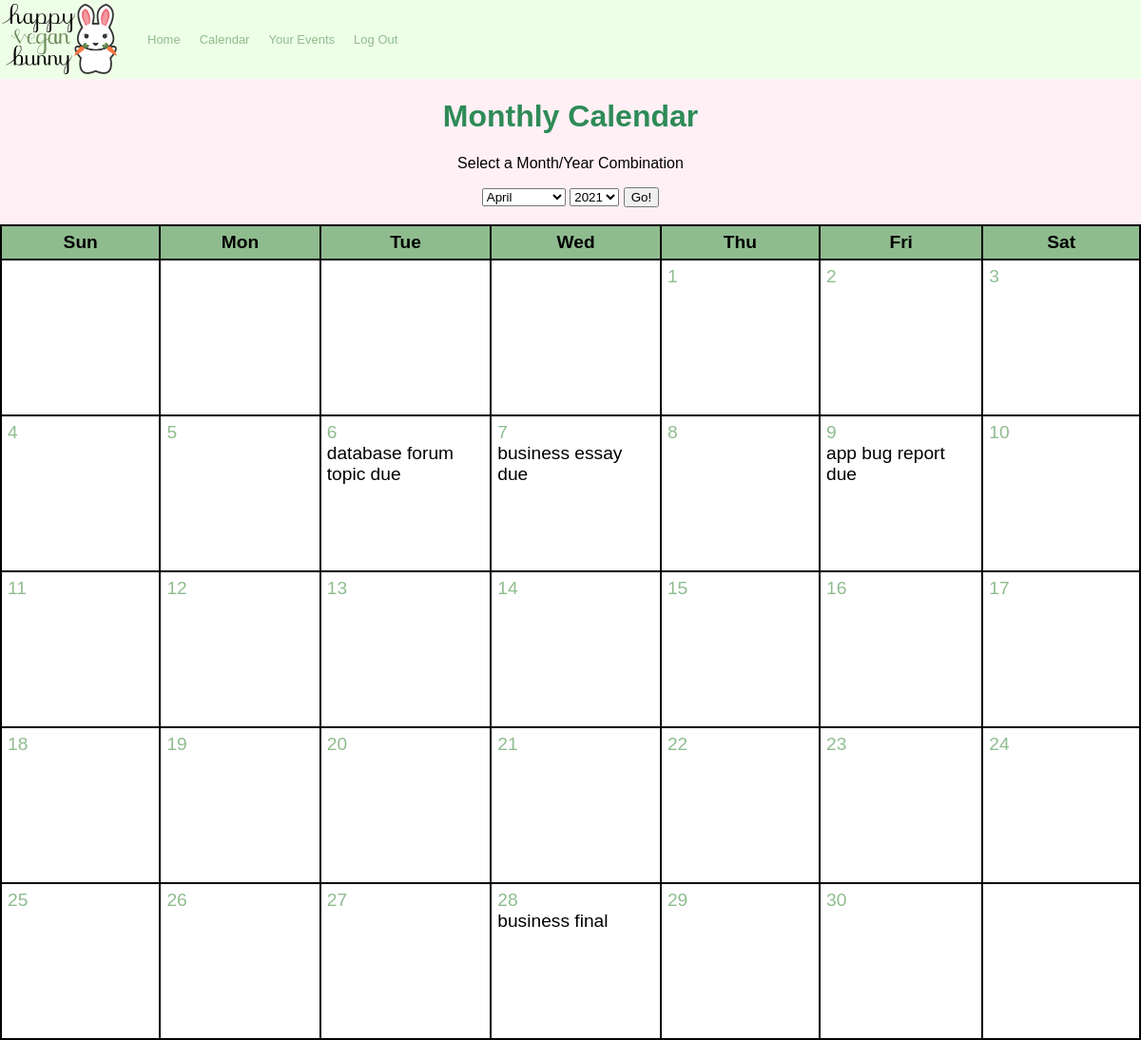
/0369/calendar.php (signed in), run on the app's committed database.
### tables this page shows
CREATE TABLE `calendar_events` (
  `id` int(11) NOT NULL,
  `userid` int(11) NOT NULL,
  `event_title` varchar(255) NOT NULL,
  `event_shortdesc` varchar(255) NOT NULL,
  `event_category` varchar(255) NOT NULL,
  `event_start` datetime NOT NULL
);

### 0369/calendar.php (the view, shortened to what this page needs)
<?php
  if ((!isset($_POST['month'])) || (!isset($_POST['year'])))
  {
    $nowArray = getdate();
    $month = $nowArray['mon'];
    $year = $nowArray['year'];
  }
  else
  {
    $month = $_POST['month'];
    $year = $_POST['year'];
  }
  $start = mktime (12, 0, 0, $month, 1, $year);
  $firstDayArray = getdate($start);
?>
<!DOCTYPE html>
<html>
  <head>
    <link rel="stylesheet" href="../CSS/style.css">
    <link rel="stylesheet" href="calendar.css">
  </head>
  <body>
    <header>
			<nav class="navi">
				<ul>
					<li class="logo"><a href="../index.html">Happy Vegan Bunny</a></li>
					<li class="links"><a href="../index.html">Home</a></li>
					<li class="links"><a href="calendar.php">Calendar</a></li>
          <li class="links"><a href="eventlist.php">Your Events</a></li>
          <li class="links"><a href="logout.php">Log Out</a></li>
				</ul>
			</nav>
		</header>
    <h1>Monthly Calendar</h1>
    <p>Select a Month/Year Combination</p>
    <form method="post" action="<?php echo $_SERVER['PHP_SELF']; ?>">
    <select name="month">
    <?php
      $months = Array("January", "February", "March", "April", "May",  "June", "July", "August", "September", "October", "November", "December");
      for ($x=1; $x <= count($months); $x++)
      {
        echo"<option value=\"$x\"";
        if ($x == $month)
        {
          echo " selected";
        }
        echo ">".$months[$x-1]."</option>";
      }
    ?>
    </select>
    <select name="year">
    <?php
      for ($x=1980; $x<=2025; $x++)
      {
        echo "<option";
        if ($x == $year)
        {
          echo " selected";
        }
        echo ">$x</option>";
      }
    ?>
    </select>
    <button type="submit" name="submit" value="submit">Go!</button>
    </form>
    <br>
    <?php
      $days = Array("Sun", "Mon", "Tue", "Wed", "Thu", "Fri", "Sat");
      echo "<table class=\"calendartable\"><tr>\n";
      foreach ($days as $day)
      {
        echo "<th>".$day."</th>\n";
      }
      for ($count=0; $count < (6*7); $count++)
      {
        $dayArray = getdate($start);
        if (($count % 7) == 0)
        {
          if ($dayArray['mon'] != $month)
          {
            break;
          }
          else
          {
            echo "</tr><tr>\n";
          }
        }
        if ($count < $firstDayArray['wday'] || $dayArray['mon'] != $month)
        {
          echo "<td>&nbsp;</td>\n";
        }
        else
        {
          $event_title = "";
          $mysqli = mysqli_connect("sql212.epizy.com", "epiz_27689269", "Nb2SxGP6UGl", "epiz_27689269_test");
          $chkEvent_sql = "SELECT event_title FROM calendar_events WHERE userid='".$_SESSION['id']."' AND month(event_start) = '".$month."' AND dayofmonth(event_start) = '".$dayArray['mday']."' AND year(event_start) = '".$year."' ORDER BY event_start";
          $chkEvent_res = mysqli_query($mysqli, $chkEvent_sql) or die(mysqli_error($mysqli));
          if (mysqli_num_rows($chkEvent_res) > 0)
          {
            while ($ev = mysqli_fetch_array($chkEvent_res))
            {
              $event_title .= stripslashes($ev['event_title'])."<br>";
            }
          }
          else
          {
            $event_title = "";
          }
          echo "<td><a href=\"javascript:eventWindow('event.php?m=".$month.
            "&amp;d=".$dayArray['mday']."&amp;y=$year');\">".$dayArray['mday']."</a>
            <br>".$event_title."</td>\n";
          $start += ADAY;
        }
      }
      echo "</tr></table>";
    ?>
  </body>
</html>

### CSS/style.css (style rules this page uses)
header { background-color: rgb(238, 255, 231); color: black; font-family: Arial, Helvetica, sans-serif, Cambria, Cochin, Georgia, Times, 'Times New Roman', serif; text-align: left; }
header .logo a { background-image: url("Images/logo.png"); background-size: 125px; background-repeat: no-repeat; text-indent: -10000%; display: inline-block; position: relative; top: 4px; height: auto; width: 125px; }
.navi { overflow: hidden; }
.navi a { color: darkseagreen; float: left; font-size: small; padding: 34px 10px; text-decoration: none; }
ul { list-style-type: none; margin: 0; padding: 0; }
body { background-color: lavenderblush; color: black; font-family: Arial, Helvetica, sans-serif; margin: 0; padding: 0; text-align: center; }
body a { color: darkseagreen; text-decoration: none; }
h1 { color: seagreen; text-align: center; }

### 0369/calendar.css (style rules this page uses)
.calendartable { border: 2px solid black; border-collapse: collapse; background-color: white; }
.calendartable th { border: 2px solid black; padding: 6px; font-weight: bold; background-color: darkseagreen; text-align: center; }
.calendartable tr { font-size: larger; text-align: left; }
.calendartable td { border: 2px solid black; padding: 6px; vertical-align: top; width: 200px; height: 150px; }

### data on the page
calendar_events: event_title "database forum topic due"
calendar_events: event_title "business essay due"
calendar_events: event_title "app bug report due"
calendar_events: event_title "business final"

### other printed values
$day "Sun"
$day "Mon"
$day "Tue"
$day "Wed"
$day "Thu"
$day "Fri"
$day "Sat"
$dayArray['mday'] "1"
$dayArray['mday'] "2"
$dayArray['mday'] "3"
$dayArray['mday'] "4"
$dayArray['mday'] "5"
$dayArray['mday'] "6"
$dayArray['mday'] "7"
$dayArray['mday'] "8"
